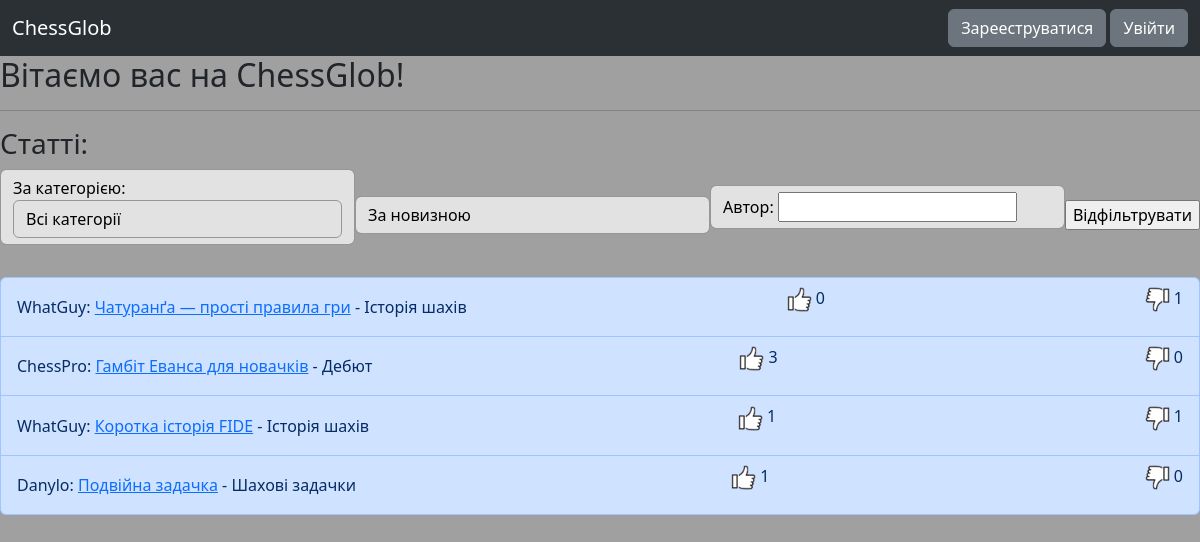
The page / on the database its author committed.
### blog/models.py (models this page shows, shortened)
class Article(models.Model):
    class Categories(models.TextChoices):
        other = "Інше"
        debut = "Дебют"
        middle_game = "Мітельшпіль"
        end_game = "Ендшпіль"
        history = "Історія шахів"
        etude = "Шахові задачки"
    author = models.ForeignKey(MyUser, models.CASCADE)
    name = models.CharField(max_length=32)
    category = models.CharField(choices=Categories.choices, default=Categories.other)
    created_time = models.DateTimeField()
    elements_num = models.IntegerField(default=1)

### auth_sys/models.py (models this page shows, shortened)
class MyUser(AbstractBaseUser, PermissionsMixin):
    class Roles(models.TextChoices): #Усі можливі ролі
        USER = "user"
        ADMINISTRATOR = "administrator"
    username = models.CharField(unique=True, max_length=16)
    email = models.EmailField(unique=True)
    role = models.CharField(choices=Roles.choices, default=Roles.USER)
    first_name = models.CharField(blank=True, null=True, max_length=16)
    last_name = models.CharField(blank=True, null=True, max_length=32)
    birth_date = models.DateField(blank=True, null=True)
    is_staff = models.BooleanField(default=False)
    is_superuser = models.BooleanField(default=False)
    is_active = models.BooleanField(default=True)
    objects = MyUserManager() #Це потрібно для створення самого акаунту
    USERNAME_FIELD = "username"
    REQUIRED_FIELDS = ["email"]

### blog/views.py (the view, shortened to what this page needs)
# urls.py: path("", views.index, name="index"),
def index(request):
    if request.method not in ["GET", "POST"]:
        return redirect("/eror?eror_text=Головна сторінка приймає лише GET і POST запити.")
    categories = [choice.value for choice in models.Article.Categories]
    articles = models.Article.objects.annotate(like_count=Count('like', distinct=True))
    articles = articles.annotate(dislike_count=Count("dislike", distinct=True))
    if request.method == "GET":
        articles = articles.order_by("-created_time")
        return render(request, "blog/index.html", {"articles":articles, "categories":categories})

### blog/templatetags/custom_tags.py (called while the page is built)
@register.filter("endswith")
def endswith(value, arg): return value.lower().endswith(arg.lower())

### templates/blog/index.html (shortened to what this page needs)
{% extends "base.html" %}
{% load static %}
{% load custom_tags %}
{% block body %}
<h2>Вітаємо вас на ChessGlob!</h2>
<hr>
<h3>Статті:</h3>
<form method="post" class="form-inline mb-3 d-flex justify-content-between align-items-center">
    <p class="form-control">За категорією: <select name="category" class="form-control">
        <option value="all">Всі категорії</option>
    </select></p>
    <select name="by" class="form-control">
        <option value="by_newest">За новизною</option>
    </select>
    <p class="form-control">Автор: <input type="text" name="author" maxlength="16"></p>
    <input type="submit" value="Відфільтрувати">
</form>
<ul class="list-group">
    {% for article in articles %}
    <li class="list-group-item list-group-item-primary d-flex justify-content-between align-items-center">
        <div>
            {{ article.author.username }}: <a href="{% url 'blog:view_article' article.pk%}">{{ article.name }}</a> - {{ article.category }}
        </div>
        <p><img src="{% static 'img/not_pressed_like.png' %}" width="25px" height="25px"> {{ article.like_count }}</p>
        <p><img src="{% static 'img/not_pressed_dislike.png' %}" width="25px" height="25px"> {{ article.dislike_count }}</p>
    </li>
    {% endfor %}
</ul>
{% endblock %}

### templates/base.html (style rules this page uses)
body { background-color: rgb(160, 160, 160); }
.form-control { background-color: #e2e2e2; color: rgb(0, 0, 0); border-color: #969895; }

### rows shown on the page
Article: author.username "WhatGuy", name "Чатуранґа — прості правила гри", category "Історія шахів", like_count "0", dislike_count "1"
Article: author.username "ChessPro", name "Гамбіт Еванса для новачків", category "Дебют", like_count "3", dislike_count "0"
Article: author.username "WhatGuy", name "Коротка історія FIDE", category "Історія шахів", like_count "1", dislike_count "1"
Article: author.username "Danylo", name "Подвійна задачка", category "Шахові задачки", like_count "1", dislike_count "0"
